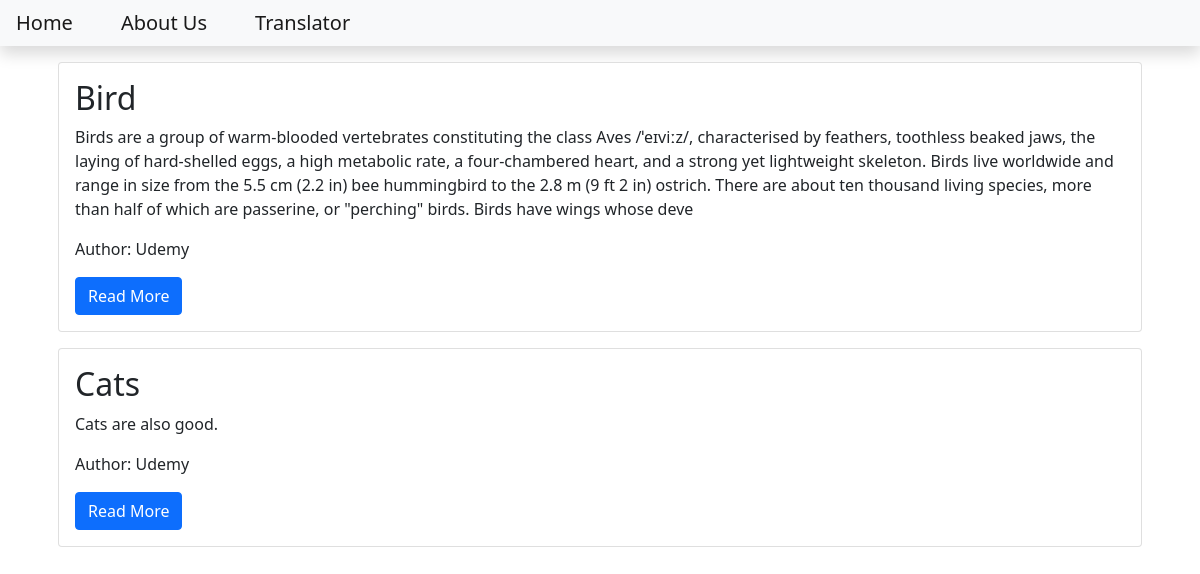
The page / on the database its author committed.
### blog/models.py (models this page shows, shortened)
class Post(models.Model):
    title = models.CharField(max_length=200)
    content = models.TextField()
    date_created = models.DateTimeField(auto_now_add=True)
    slug = models.SlugField(max_length=200, unique=True)    # unique URL
    author = models.ForeignKey(to=User, on_delete=models.CASCADE)
    status = models.IntegerField(choices=STATUS, default=0)

### blog/views.py (the view)
# urls.py: path('', views.PostList.as_view(), name='home')
class PostList(generic.ListView):
    queryset = Post.objects.filter(status=1).order_by('-date_created')      # "-"表示顺序颠倒
    template_name = 'index.html'

### templates/index.html
{% extends 'base.html' %}
{% block content %}
        <div class="container">
            {% for post in post_list %}
                <div class="card m-3">
                    <div class="card-body">
                        <h2 class="card-title">
                            {{post.title}}
                        </h2>
                        <p class="card-text">
                            {{post.content | slice:"500"}}
                        </p>
                        <p class="card-text">
                            Author: {{post.author | title}}
                        </p>
                        <a class="btn btn-primary" href="{% url 'blog_view' post.slug %}">Read More</a>
                    </div>
                </div>
            {% endfor %}
        </div>
{% endblock content %}

### templates/base.html (shortened to what this page needs)
<!DOCTYPE html>
<html lang="en">
    <head>
        <link href="https://cdn.jsdelivr.net/npm/bootstrap@5.1.1/dist/css/bootstrap.min.css" rel="stylesheet">
    </head>
    <body>
        <nav class="navbar navbar-expand-lg navbar-light bg-light shadow mb-3" id="mainNav">
            <div class="collapse navbar-collapse" id="navbarResponsive">
                <ul class="navbar-nav ml-auto">
                    <li class="nav-item">
                        <a class="navbar-brand p-3" href="{% url 'home' %}">Home</a>
                    </li>
                    <li>
                        <a class="navbar-brand p-3" href="{% url 'about_view' %}">About Us</a>
                    </li>
                    <li>
                        <a class="navbar-brand p-3" href="{% url 'translator_view' %}">Translator</a>
                    </li>
                </ul>
            </div>
        </nav>
        {% block content %}
        {% endblock content %}
    </body>
</html>

### rows shown on the page
Post: title "Bird", content "Birds are a group of warm-blooded vertebrates constituting the class Aves /ˈeɪviːz/, characterised by feathers, toothless beaked jaws, the laying of hard-shelled eggs, a high metabolic rate, a four-chambered heart, and a strong yet lightweight skeleton. Birds live worldwide and range in size from the 5.5 cm (2.2 in) bee hummingbird to the 2.8 m (9 ft 2 in) ostrich. There are about ten thousand living species, more than half of which are passerine, or \"perching\" birds. Birds have wings whose deve", author "Udemy"
Post: title "Cats", content "Cats are also good.", author "Udemy"
